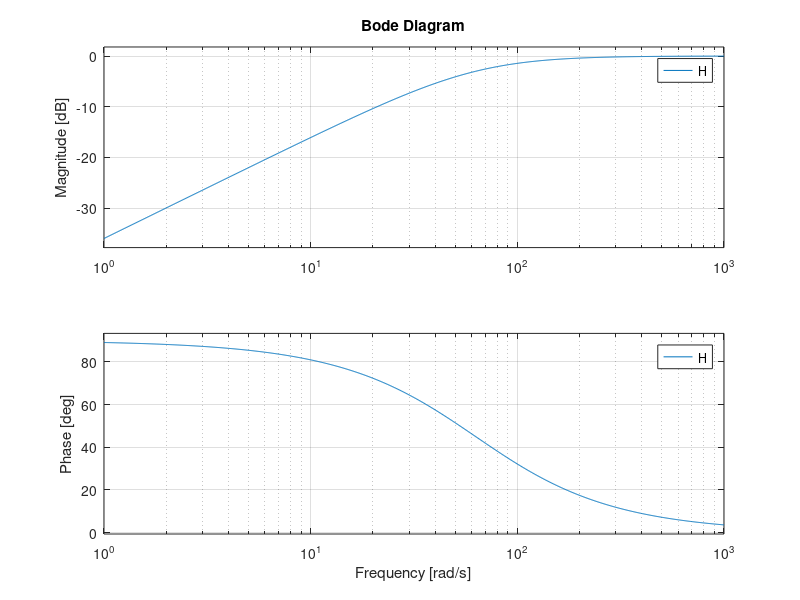
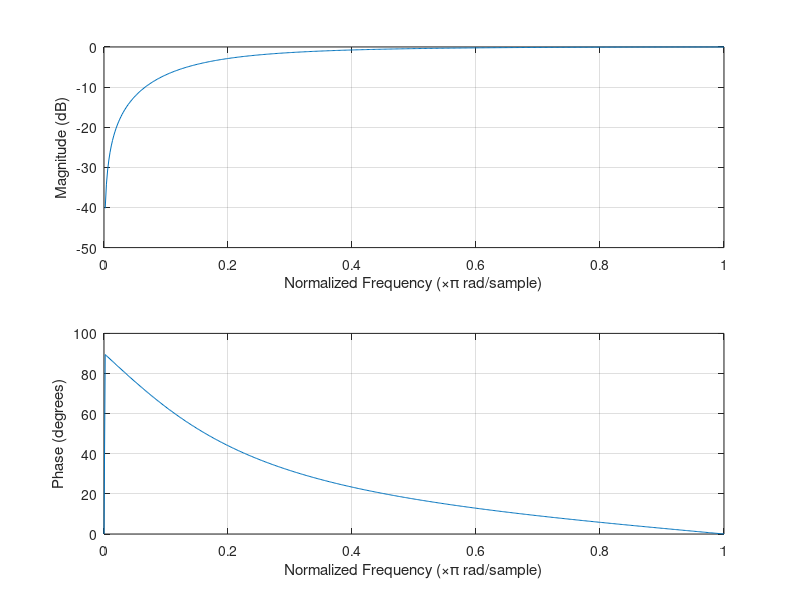

Recreate these plots in MATLAB, in order.
close all
clear

%H
w0=62.832
H = tf([1 0],[1 w0]);
figure(1)
bode(H)

%Hz
fs=100
a=2*fs
Hz_b = [ (a/(a+w0)) (-a/(a+w0))];
Hz_a = [1 ((-a+w0)/(a+w0))];
figure(2)
freqz(Hz_b,Hz_a,512);



